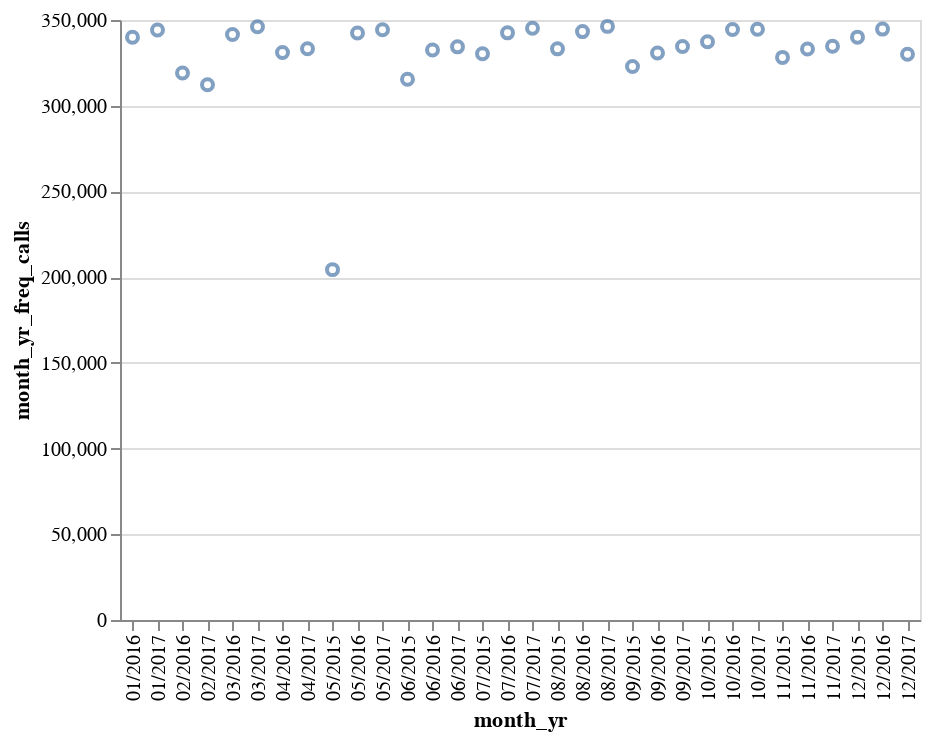

The notebook cell this image was saved under:
### Code cell
alt.Chart(data_freq).mark_point().encode(
    y='month_yr_freq_calls',
    x='month_yr',
)

### Figure 1 — Vega-Lite specification as saved in the notebook (floating-point values rounded to 4 significant figures)
{"$schema": "https://vega.github.io/schema/vega-lite/v2.4.3.json", "config": {"view": {"height": 300, "width": 400}}, "data": {"values": [{"month_yr": "08/2017", "month_yr_freq_calls": 346272, "month_yr_freq_emails": 474960, "month_yr_freq_meetings": 8506, "month_yr_freq_purchases": 24710}, {"month_yr": "03/2017", "month_yr_freq_calls": 346099, "month_yr_freq_emails": 474075, "month_yr_freq_meetings": 6395, "month_yr_freq_purchases": 24651}, {"month_yr": "07/2017", "month_yr_freq_calls": 345150, "month_yr_freq_emails": 474550, "month_yr_freq_meetings": 8424, "month_yr_freq_purchases": 24786}, {"month_yr": "12/2016", "month_yr_freq_calls": 344694, "month_yr_freq_emails": 473082, "month_yr_freq_meetings": 4739, "month_yr_freq_purchases": 25056}, {"month_yr": "10/2017", "month_yr_freq_calls": 344610, "month_yr_freq_emails": 474712, "month_yr_freq_meetings": 10681, "month_yr_freq_purchases": 24500}, {"month_yr": "10/2016", "month_yr_freq_calls": 344508, "month_yr_freq_emails": 471521, "month_yr_freq_meetings": 4206, "month_yr_freq_purchases": 24595}, {"month_yr": "05/2017", "month_yr_freq_calls": 344347, "month_yr_freq_emails": 473553, "month_yr_freq_meetings": 6586, "month_yr_freq_purchases": 24599}, {"month_yr": "01/2017", "month_yr_freq_calls": 344216, "month_yr_freq_emails": 471712, "month_yr_freq_meetings": 5207, "month_yr_freq_purchases": 24536}, {"month_yr": "08/2016", "month_yr_freq_calls": 343234, "month_yr_freq_emails": 471527, "month_yr_freq_meetings": 3230, "month_yr_freq_purchases": 24660}, {"month_yr": "07/2016", "month_yr_freq_calls": 342506, "month_yr_freq_emails": 471138, "month_yr_freq_meetings": 2872, "month_yr_freq_purchases": 24501}, {"month_yr": "05/2016", "month_yr_freq_calls": 342459, "month_yr_freq_emails": 469781, "month_yr_freq_meetings": 2101, "month_yr_freq_purchases": 24792}, {"month_yr": "03/2016", "month_yr_freq_calls": 341550, "month_yr_freq_emails": 467041, "month_yr_freq_meetings": 1525, "month_yr_freq_purchases": 24472}, {"month_yr": "12/2015", "month_yr_freq_calls": 339990, "month_yr_freq_emails": 465009, "month_yr_freq_meetings": 382, "month_yr_freq_purchases": 24460}, {"month_yr": "01/2016", "month_yr_freq_calls": 339906, "month_yr_freq_emails": 466783, "month_yr_freq_meetings": 862, "month_yr_freq_purchases": 24478}, {"month_yr": "10/2015", "month_yr_freq_calls": 337336, "month_yr_freq_emails": 462288, "month_yr_freq_meetings": 12, "month_yr_freq_purchases": 24310}, {"month_yr": "11/2017", "month_yr_freq_calls": 334665, "month_yr_freq_emails": 459078, "month_yr_freq_meetings": 9723, "month_yr_freq_purchases": 23993}, {"month_yr": "09/2017", "month_yr_freq_calls": 334552, "month_yr_freq_emails": 458953, "month_yr_freq_meetings": 9115, "month_yr_freq_purchases": 24036}, {"month_yr": "06/2017", "month_yr_freq_calls": 334337, "month_yr_freq_emails": 458859, "month_yr_freq_meetings": 7747, "month_yr_freq_purchases": 23695}, {"month_yr": "04/2017", "month_yr_freq_calls": 333258, "month_yr_freq_emails": 458219, "month_yr_freq_meetings": 5909, "month_yr_freq_purchases": 23645}, {"month_yr": "08/2015", "month_yr_freq_calls": 333176, "month_yr_freq_emails": 457283, "month_yr_freq_meetings": 6, "month_yr_freq_purchases": 24299}, {"month_yr": "11/2016", "month_yr_freq_calls": 333132, "month_yr_freq_emails": 456627, "month_yr_freq_meetings": 4162, "month_yr_freq_purchases": 23941}, {"month_yr": "06/2016", "month_yr_freq_calls": 332513, "month_yr_freq_emails": 455437, "month_yr_freq_meetings": 2415, "month_yr_freq_purchases": 23846}, {"month_yr": "04/2016", "month_yr_freq_calls": 331032, "month_yr_freq_emails": 453899, "month_yr_freq_meetings": 1923, "month_yr_freq_purchases": 23696}, {"month_yr": "09/2016", "month_yr_freq_calls": 330734, "month_yr_freq_emails": 455505, "month_yr_freq_meetings": 3840, "month_yr_freq_purchases": 23564}, {"month_yr": "07/2015", "month_yr_freq_calls": 330263, "month_yr_freq_emails": 453015, "month_yr_freq_meetings": 5, "month_yr_freq_purchases": 23978}, {"month_yr": "12/2017", "month_yr_freq_calls": 330006, "month_yr_freq_emails": 451557, "month_yr_freq_meetings": 10406, "month_yr_freq_purchases": 23545}, {"month_yr": "11/2015", "month_yr_freq_calls": 328179, "month_yr_freq_emails": 449538, "month_yr_freq_meetings": 219, "month_yr_freq_purchases": 23442}, {"month_yr": "09/2015", "month_yr_freq_calls": 322890, "month_yr_freq_emails": 444527, "month_yr_freq_meetings": 15, "month_yr_freq_purchases": 23421}, {"month_yr": "02/2016", "month_yr_freq_calls": 319085, "month_yr_freq_emails": 438439, "month_yr_freq_meetings": 1123, "month_yr_freq_purchases": 22803}, {"month_yr": "06/2015", "month_yr_freq_calls": 315483, "month_yr_freq_emails": 430825, "month_yr_freq_meetings": 6, "month_yr_freq_purchases": 23282}, {"month_yr": "02/2017", "month_yr_freq_calls": 312271, "month_yr_freq_emails": 427797, "month_yr_freq_meetings": 4994, "month_yr_freq_purchases": 22291}, {"month_yr": "05/2015", "month_yr_freq_calls": 204382, "month_yr_freq_emails": 278795, "month_yr_freq_meetings": 15, "month_yr_freq_purchases": 15617}]}, "encoding": {"x": {"field": "month_yr", "type": "nominal"}, "y": {"field": "month_yr_freq_calls", "type": "quantitative"}}, "mark": "point"}
